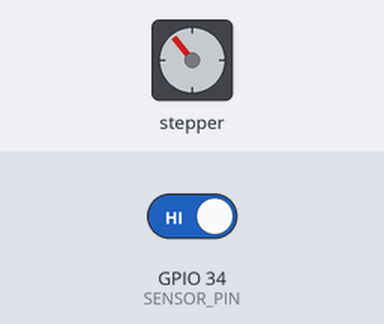
Recording of a sketch running on a simulated ESP32. Shown: stepper motor. The test bench sets the inputs (shaded band); at power-on: GPIO 34 (SENSOR_PIN) HIGH. Stepper angles assume 2038 steps per turn.

Above: at 14.8 s.
14.9 s: GPIO 34 (SENSOR_PIN) driven LOW
At 15.05 s:
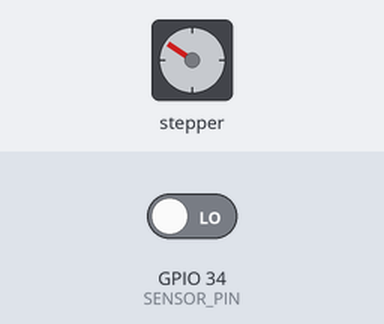
At 20.8 s:
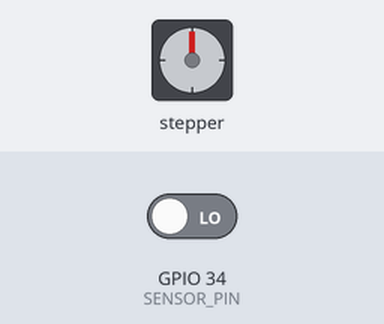
Timing chart, 0 to 22.3 s (numbered marks = the images above; inputs shaded):
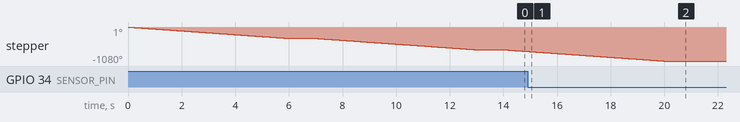

Measured:
- after the input at 14.9 s, stepper: goes on until 20.0 s, then stays -1080°
- by itself, stepper: turns 360° counter-clockwise in 6.0 s, then 360° counter-clockwise in 6.0 s, then 55° counter-clockwise in 0.88 s

The sketch:

10_Sensor__Light_Blocking__y__Stepper__-__Sandra_Gonzalez_.ino
```cpp
#include <Stepper.h>

// Define step constants
#define FULLSTEP 14
#define SENSOR_PIN 34

int val; // Defines a numeric variable                // Create servo object to control a servo

// Variables will change:
int angle = 0; // The current angle of servo motor
const int stepsPerRevolution = 2038;
Stepper myStepper = Stepper(stepsPerRevolution, 14, 27, 26, 25);

void setup() {
  Serial.begin(9600);         // Initialize serial
  pinMode(SENSOR_PIN,INPUT_PULLUP);
}

void loop() {
  // Rotate CW slowly at 5 RPM
  if(digitalRead(SENSOR_PIN) == HIGH)
  {
    myStepper.setSpeed(10);
    myStepper.step(-stepsPerRevolution);
    delay(1000);
  }
}
```
